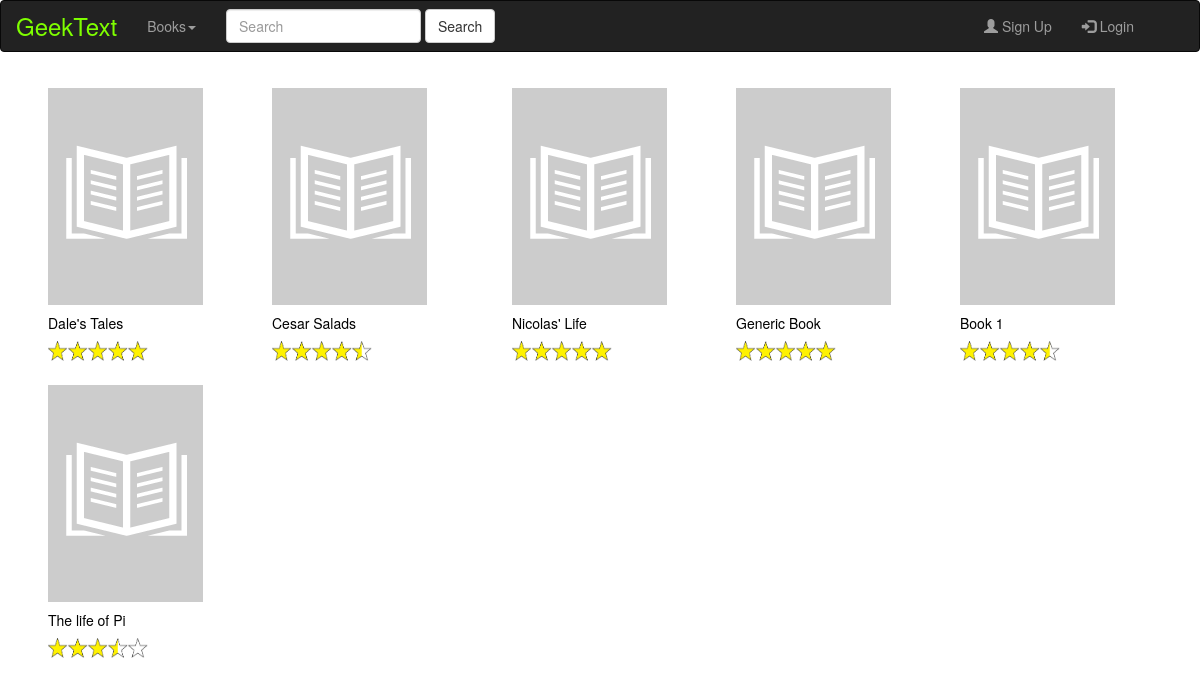
The page /books.php on the database its author committed.
### tables this page shows
CREATE TABLE `books` (
  `id` int(11) NOT NULL,
  `title` varchar(30) NOT NULL,
  `description` varchar(250) NOT NULL,
  `genre` varchar(15) NOT NULL,
  `rating` float NOT NULL,
  `price` varchar(6) NOT NULL
);

### books.php (the view, shortened to what this page needs)
<html lang="en">
<head>
</head>
<body>
<?php
	include("header.php");
	$link = mysqli_connect("localhost", "root", "", "geek_text");
	$sql = "SELECT * FROM books";
	$result=mysqli_query($link, $sql);
	echo'<div style="display:flex; flex-wrap: wrap;">';
	while( $row=mysqli_fetch_array($result) ) {
		echo'<a class="ai" href=""><figure><img class="imgi" src="default_book.png" alt=""><figcaption>' . $row["title"] . '</figcaption><figcaption>';
		if ( $row['rating'] <= '1' ) {
			echo'<img src="ratings/1.png" style="width:100px; height:20px;">';
		}
		elseif ($row['rating']>'1' && $row['rating']<='1.5') {
			echo'<img src="ratings/1-5.png" style="width:100px; height:20px;">';
		}
		elseif ($row['rating']>'1.5' && $row['rating']<='2') {
			echo'<img src="ratings/2.png" style="width:100px; height:20px;">';
		}
		elseif ($row['rating']>'2' && $row['rating']<='2.5') {
			echo'<img src="ratings/2-5.png" style="width:100px; height:20px;">';
		}
		elseif ($row['rating']>'2.5' && $row['rating']<='3') {
			echo'<img src="ratings/3.png" style="width:100px; height:20px;">';
		}
		elseif ($row['rating']>'3' && $row['rating']<='3.5') {
			echo'<img src="ratings/3-5.png" style="width:100px; height:20px;">';
		}
		elseif ($row['rating']>'3.5' && $row['rating']<='4') {
			echo'<img src="ratings/4.png" style="width:100px; height:20px;">';
		}
		elseif ($row['rating']>'4' && $row['rating']<='4.5') {
			echo'<img src="ratings/4-5.png" style="width:100px; height:20px;">';
		}
		elseif ($row['rating']>'4.5') {
			echo'<img src="ratings/5.png" style="width:100px; height:20px;">';
		}
		echo'</figcaption></figure></a>';
	}
	echo"</div>";
?>
</body>
</html>

### books.php (style rules this page uses)
.ai { display: inline-block; margin-bottom: 8px; width: calc(25% - 4px); margin-left: 16px; text-decoration: none; color: black; }
.ai:nth-of-type(2n) { margin-right: 0; }
@media screen and (min-width: 50em) { .ai { width: calc(18% - 8px); } }
@media screen and (min-width: 50em) { .ai:nth-of-type(2n) { margin-right: 16px; } }
@media screen and (min-width: 50em) { .ai:nth-of-type(4n) { margin-right: 0; } }
figure { margin-left: 32px; margin-top: 16px; overflow: hidden; }
figcaption { margin-top: 8px; }
.imgi { border: none; max-width: 100%; height: auto; display: block; background: #ccc; transition: transform .2s ease-in-out; }

### rows shown on the page
books: title "Dale's Tales"
books: title "Cesar Salads"
books: title "Nicolas' Life"
books: title "Generic Book"
books: title "Book 1"
books: title "The life of Pi"
